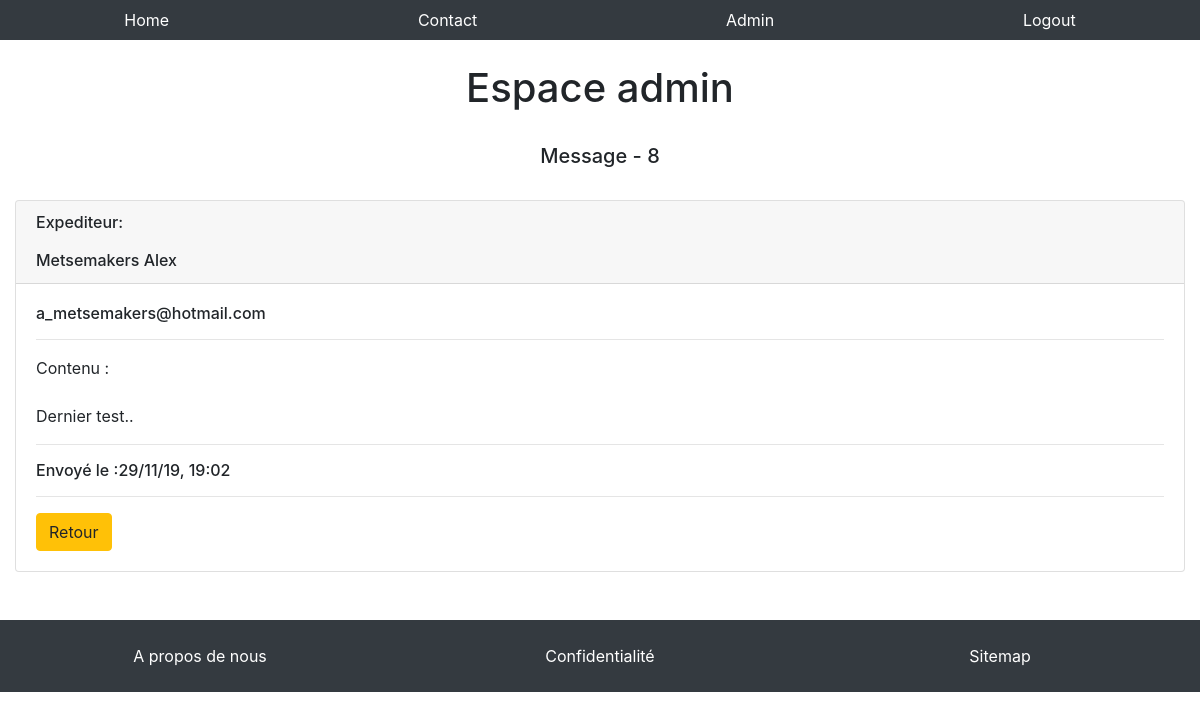
Page /show.php?id=8 (signed in) on the committed database.
### tables this page shows
CREATE TABLE IF NOT EXISTS `contact` (
  `id` int(11) NOT NULL AUTO_INCREMENT,
  `lastname` varchar(100) NOT NULL,
  `firstname` varchar(100) NOT NULL,
  `email` varchar(100) NOT NULL,
  `message` text NOT NULL,
  `date` datetime NOT NULL,
  PRIMARY KEY (`id`)
);

### show.php (the view, shortened to what this page needs)
<!DOCTYPE html>
<html lang="fr">
    <head>
        <link rel="stylesheet" href="https://stackpath.bootstrapcdn.com/bootstrap/4.4.0/css/bootstrap.min.css">
        <link rel="stylesheet" href="css/style.css">
    </head>
    <body>
        <?php
            include 'menu.php';
        ?>
        <div class="container-fluid">
            <?php if (isset($_SESSION['login'])) {
                require 'connexion.php';
                $id = $_GET['id'];
                $request = $pdo->prepare('SELECT * FROM contact WHERE id = :id');
                $request->execute(['id' => $id]);
                $message = $request->fetch();
                $datetime = strtotime($message['date']);
            ?>
            <div class="row mt-4">
                <div class="col-sm-12 text-center">
                    <h1>Espace admin</h1>
                    <br />
                    <h5>Message - <?php echo $message['id']; ?></h5>
                </div>
            </div>
            <div class="row mt-4">
                <div class="col-sm-12">
                    <div class="card">
                        <h6 class="card-header">
                            <span>Expediteur:</span>
                            <br /><br />
                            <?php echo $message['firstname'] . " " . $message['lastname']; ?>
                        </h6>
                        <div class="card-body">
                            <h6 class="card-title"><?php echo $message['email']; ?></h6>
                            <hr>
                            <span>Contenu :</span>
                            <br />
                            <br />
                            <p class="card-text"><?php echo $message['message']; ?></p>
                            <hr>
                            <h6>Envoyé le :<?php echo date("d/m/y, H:i", $datetime); ?></h6>
                            <hr>
                            <a href="admin.php" class="btn btn-warning">Retour</a>
                        </div>
                    </div>
                </div>
            </div>
            <?php
        }
            include 'footer.php';
        ?>
    </body>
</html>

### css/style.css (style rules this page uses)
a { text-decoration: none; color: #fff; }

### rows in the picture
contact: id "8", firstname "Metsemakers", lastname "Alex", email "a_metsemakers@hotmail.com", message "Dernier test..", date "29/11/19, 19:02"
